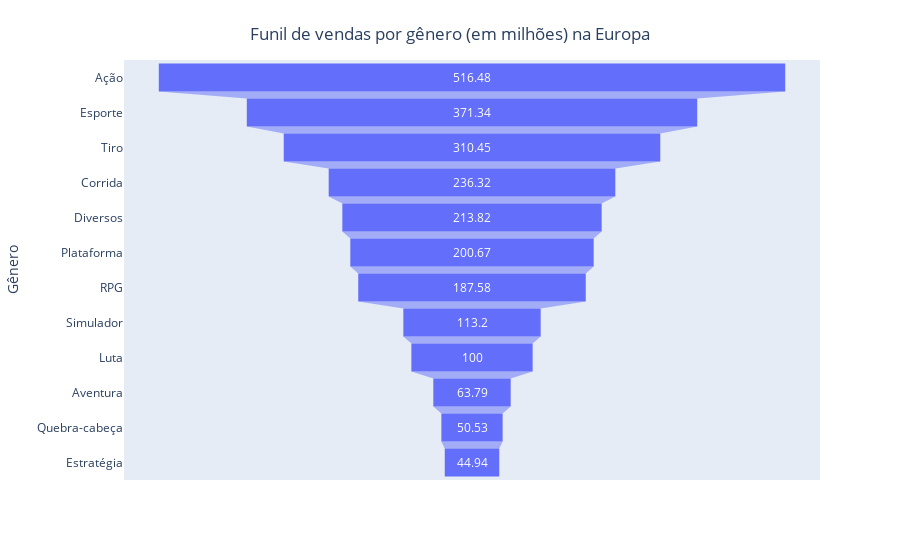

This figure's notebook cell:
### Markdown cell above
#### Gêneros mais vendidos na Europa

### Code cell
# Visualizando o funil de vendas na Europa por gênero
fig = px.funnel(genre_eu, y = genre_eu.index, x = 'Vendas Europa')
fig.update_layout(
    title={
        'text': "Funil de vendas por gênero (em milhões) na Europa",
        'y':0.95,
        'x':0.5,
        'xanchor': 'center',
        'yanchor': 'top'})

fig.show()

### Figure 1 — Plotly figure (JSON) as saved in the notebook; plotly's stock layout.template omitted (floating-point values rounded to 4 significant figures)
{"data": [{"hovertemplate": "Vendas Europa=%{x}<br>Gênero=%{y}<extra></extra>", "legendgroup": "", "marker": {"color": "#636efa"}, "name": "", "orientation": "h", "showlegend": false, "type": "funnel", "x": [516.5, 371.3, 310.4, 236.3, 213.8, 200.7, 187.6, 113.2, 100, 63.79, 50.53, 44.94], "xaxis": "x", "y": ["Ação", "Esporte", "Tiro", "Corrida", "Diversos", "Plataforma", "RPG", "Simulador", "Luta", "Aventura", "Quebra-cabeça", "Estratégia"], "yaxis": "y"}], "layout": {"legend": {"tracegroupgap": 0}, "margin": {"t": 60}, "title": {"text": "Funil de vendas por gênero (em milhões) na Europa", "x": 0.5, "xanchor": "center", "y": 0.95, "yanchor": "top"}, "xaxis": {"anchor": "y", "domain": [0, 1], "title": {"text": "Vendas Europa"}}, "yaxis": {"anchor": "x", "domain": [0, 1], "title": {"text": "Gênero"}}}}
